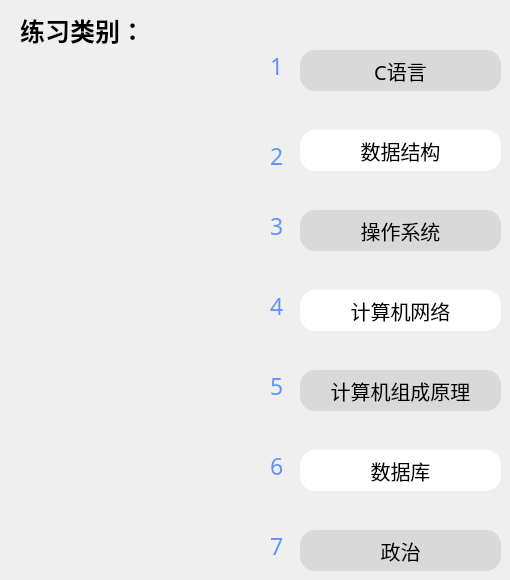
     <widget class="QWidget" name="page_9">
      <widget class="QLabel" name="label_t5_3">
       <property name="geometry">
        <rect>
         <x>270</x>
         <y>370</y>
         <width>21</width>
         <height>31</height>
        </rect>
       </property>
       <property name="font">
        <font>
         <family>微软雅黑</family>
         <pointsize>17</pointsize>
        </font>
       </property>
       <property name="styleSheet">
        <string notr="true">color: rgb(99, 146, 255);</string>
       </property>
       <property name="text">
        <string>5</string>
       </property>
      </widget>
      <widget class="QPushButton" name="lx_class4_2">
       <property name="geometry">
        <rect>
         <x>300</x>
         <y>290</y>
         <width>201</width>
         <height>41</height>
        </rect>
       </property>
       <property name="font">
        <font>
         <family>微软雅黑</family>
         <pointsize>15</pointsize>
        </font>
       </property>
       <property name="styleSheet">
        <string notr="true">QPushButton{
	
	background-color: rgb(255, 255, 255);
	border-radius:15px

}
QPushButton:pressed{
	padding-left:5px;
	padding-top:5px;
background-color: rgb(242, 255, 254);
}</string>
       </property>
       <property name="text">
        <string>计算机网络</string>
       </property>
      </widget>
      <widget class="QLabel" name="label_t7_3">
       <property name="geometry">
        <rect>
         <x>270</x>
         <y>530</y>
         <width>21</width>
         <height>31</height>
        </rect>
       </property>
       <property name="font">
        <font>
         <family>微软雅黑</family>
         <pointsize>17</pointsize>
        </font>
       </property>
       <property name="styleSheet">
        <string notr="true">color: rgb(99, 146, 255);</string>
       </property>
       <property name="text">
        <string>7</string>
       </property>
      </widget>
      <widget class="QPushButton" name="lx_class7_2">
       <property name="geometry">
        <rect>
         <x>300</x>
         <y>530</y>
         <width>201</width>
         <height>41</height>
        </rect>
       </property>
       <property name="font">
        <font>
         <family>微软雅黑</family>
         <pointsize>15</pointsize>
        </font>
       </property>
       <property name="styleSheet">
        <string notr="true">
QPushButton{
	background-color: rgb(217, 217, 217);
	border-radius:15px

}
QPushButton:pressed{
	padding-left:5px;
	padding-top:5px;	
	background-color: rgb(242, 255, 254);
}</string>
       </property>
       <property name="text">
        <string>政治</string>
       </property>
      </widget>
      <widget class="QLabel" name="exercise_class_2">
       <property name="geometry">
        <rect>
         <x>20</x>
         <y>0</y>
         <width>141</width>
         <height>61</height>
        </rect>
       </property>
       <property name="font">
        <font>
         <family>微软雅黑</family>
         <pointsize>19</pointsize>
         <bold>true</bold>
        </font>
       </property>
       <property name="styleSheet">
        <string notr="true"/>
       </property>
       <property name="text">
        <string>练习类别：</string>
       </property>
      </widget>
      <widget class="QPushButton" name="lx_class6_2">
       <property name="geometry">
        <rect>
         <x>300</x>
         <y>450</y>
         <width>201</width>
         <height>41</height>
        </rect>
       </property>
       <property name="font">
        <font>
         <family>微软雅黑</family>
         <pointsize>15</pointsize>
        </font>
       </property>
       <property name="styleSheet">
        <string notr="true">QPushButton{
	
	background-color: rgb(255, 255, 255);
	border-radius:15px

}
QPushButton:pressed{
	padding-left:5px;
	padding-top:5px;
background-color: rgb(242, 255, 254);
}</string>
       </property>
       <property name="text">
        <string>数据库</string>
       </property>
      </widget>
      <widget class="QLabel" name="label_t2_3">
       <property name="geometry">
        <rect>
         <x>270</x>
         <y>140</y>
         <width>21</width>
         <height>31</height>
        </rect>
       </property>
       <property name="font">
        <font>
         <family>微软雅黑</family>
         <pointsize>17</pointsize>
        </font>
       </property>
       <property name="styleSheet">
        <string notr="true">color: rgb(99, 146, 255);</string>
       </property>
       <property name="text">
        <string>2</string>
       </property>
      </widget>
      <widget class="QLabel" name="label_t6_3">
       <property name="geometry">
        <rect>
         <x>270</x>
         <y>450</y>
         <width>21</width>
         <height>31</height>
        </rect>
       </property>
       <property name="font">
        <font>
         <family>微软雅黑</family>
         <pointsize>17</pointsize>
        </font>
       </property>
       <property name="styleSheet">
        <string notr="true">color: rgb(99, 146, 255);</string>
       </property>
       <property name="text">
        <string>6</string>
       </property>
      </widget>
      <widget class="QLabel" name="label_t4_3">
       <property name="geometry">
        <rect>
         <x>270</x>
         <y>290</y>
         <width>21</width>
         <height>31</height>
        </rect>
       </property>
       <property name="font">
        <font>
         <family>微软雅黑</family>
         <pointsize>17</pointsize>
        </font>
       </property>
       <property name="styleSheet">
        <string notr="true">color: rgb(99, 146, 255);</string>
       </property>
       <property name="text">
        <string>4</string>
       </property>
      </widget>
      <widget class="QPushButton" name="lx_class5_2">
       <property name="geometry">
        <rect>
         <x>300</x>
         <y>370</y>
         <width>201</width>
         <height>41</height>
        </rect>
       </property>
       <property name="font">
        <font>
         <family>微软雅黑</family>
         <pointsize>15</pointsize>
        </font>
       </property>
       <property name="styleSheet">
        <string notr="true">
QPushButton{
	background-color: rgb(217, 217, 217);
	border-radius:15px

}
QPushButton:pressed{
	padding-left:5px;
	padding-top:5px;	
	background-color: rgb(242, 255, 254);
}</string>
       </property>
       <property name="text">
        <string>计算机组成原理</string>
       </property>
      </widget>
      <widget class="QPushButton" name="lx_class1_2">
       <property name="geometry">
        <rect>
         <x>300</x>
         <y>50</y>
         <width>201</width>
         <height>41</height>
        </rect>
       </property>
       <property name="font">
        <font>
         <family>微软雅黑</family>
         <pointsize>15</pointsize>
        </font>
       </property>
       <property name="styleSheet">
        <string notr="true">
QPushButton{
	background-color: rgb(217, 217, 217);
	border-radius:15px

}
QPushButton:pressed{
	padding-left:5px;
	padding-top:5px;	
	background-color: rgb(242, 255, 254);
}</string>
       </property>
       <property name="text">
        <string>C语言</string>
       </property>
      </widget>
      <widget class="QPushButton" name="lx_class3_2">
       <property name="geometry">
        <rect>
         <x>300</x>
         <y>210</y>
         <width>201</width>
         <height>41</height>
        </rect>
       </property>
       <property name="font">
        <font>
         <family>微软雅黑</family>
         <pointsize>15</pointsize>
        </font>
       </property>
       <property name="styleSheet">
        <string notr="true">
QPushButton{
	background-color: rgb(217, 217, 217);
	border-radius:15px

}
QPushButton:pressed{
	padding-left:5px;
	padding-top:5px;	
	background-color: rgb(242, 255, 254);
}</string>
       </property>
       <property name="text">
        <string>操作系统</string>
       </property>
      </widget>
      <widget class="QLabel" name="label_t3_3">
       <property name="geometry">
        <rect>
         <x>270</x>
         <y>210</y>
         <width>21</width>
         <height>31</height>
        </rect>
       </property>
       <property name="font">
        <font>
         <family>微软雅黑</family>
         <pointsize>17</pointsize>
        </font>
       </property>
       <property name="styleSheet">
        <string notr="true">color: rgb(99, 146, 255);</string>
       </property>
       <property name="text">
        <string>3</string>
       </property>
      </widget>
      <widget class="QLabel" name="label_t1_3">
       <property name="geometry">
        <rect>
         <x>270</x>
         <y>50</y>
         <width>21</width>
         <height>31</height>
        </rect>
       </property>
       <property name="font">
        <font>
         <family>微软雅黑</family>
         <pointsize>17</pointsize>
        </font>
       </property>
       <property name="styleSheet">
        <string notr="true">color: rgb(99, 146, 255);</string>
       </property>
       <property name="text">
        <string>1</string>
       </property>
      </widget>
      <widget class="QPushButton" name="lx_class2_2">
       <property name="geometry">
        <rect>
         <x>300</x>
         <y>130</y>
         <width>201</width>
         <height>41</height>
        </rect>
       </property>
       <property name="font">
        <font>
         <family>微软雅黑</family>
         <pointsize>15</pointsize>
        </font>
       </property>
       <property name="autoFillBackground">
        <bool>false</bool>
       </property>
       <property name="styleSheet">
        <string notr="true">QPushButton{
	
	background-color: rgb(255, 255, 255);
	border-radius:15px

}
QPushButton:pressed{
	padding-left:5px;
	padding-top:5px;
background-color: rgb(242, 255, 254);
}</string>
       </property>
       <property name="text">
        <string>数据结构</string>
       </property>
      </widget>
     </widget>
